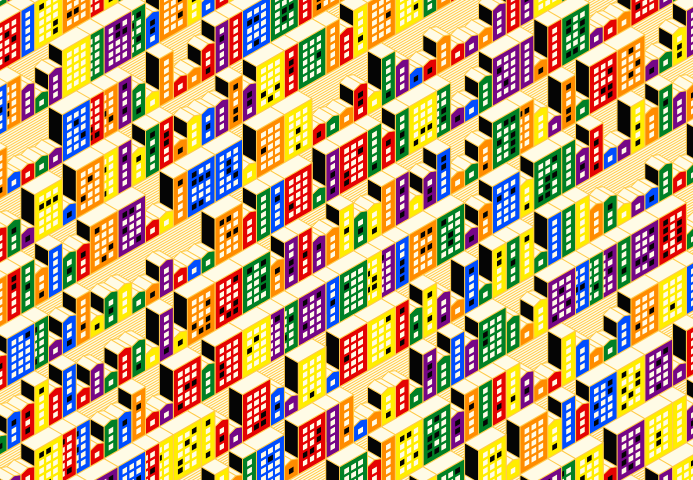
Frame 1 (no input)
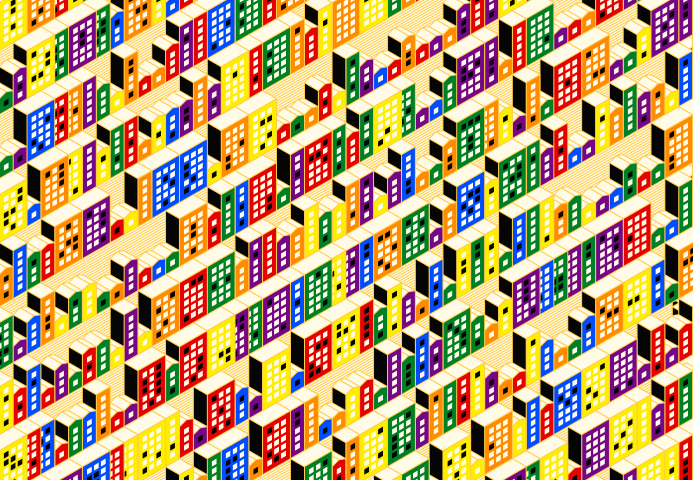
Frame 60 (no input)
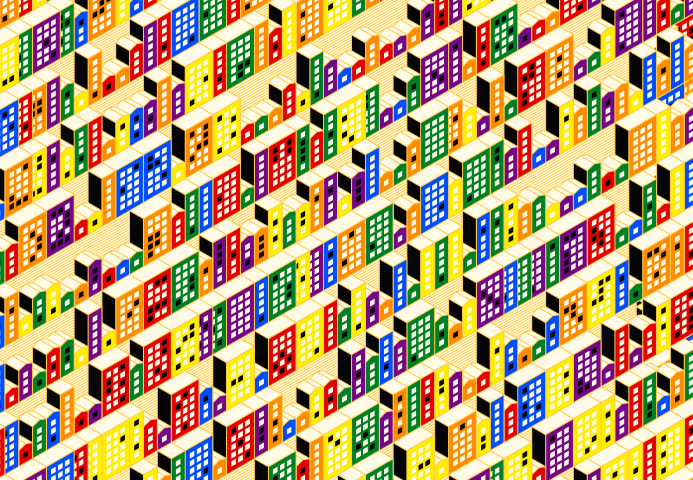
Frame 120 (the mouse pressed at the canvas centre since frame 60)

The p5.js sketch that drew these frames (run headless with seeded random() and noise() and a simulated clock; from frame 60 on, the mouse is pressed at the canvas centre):

// p5.js sketch
// ── sketch.js
let r = 16, h = r * Math.sqrt(3) / 2;
let occupancy = 4 / 5;
let buildings = [];
let bgLines = [];

function setup() {
	createCanvas(h*50, r*30);
	pixelDensity(2);
	strokeWeight(1);
	strokeJoin(ROUND);
	
	initBackgroundLines();
	initBuildings();
}

function draw() {
	background("#fffbe6");

	// Nền nghiêng vàng (các đường chéo động nhẹ)
	stroke("#ffcc4d");
	for (let bgLine of bgLines) {
		let y = bgLine.y + (frameCount * 0.5) % (r / 6);
		line(0, y, width, y - tan(PI / 6) * width);
	}

	// Vẽ và cập nhật toà nhà
	for (let b of buildings) {
		b.show();
		b.move();
	}
}

// -------------------------------
// 🚧 Khởi tạo các đường nền
function initBackgroundLines() {
	for (let y = r / 12 - height * 3 / 2; y < height * 2; y += r / 6) {
		bgLines.push({ y });
	}
}

// -------------------------------
// 🏢 Khởi tạo toàn bộ toà nhà
function initBuildings() {
	let prevCol;
	for (let y = r / 6 - height * 3 / 2; y < height * 2; y += 4 * r) {
		let x = width * 1.5 - h / 2;
		let yOffset = 0;
		while (x > -width / 2) {
			x -= h;
			yOffset -= r / 2;
			let col;
			do {
				col = random(["#E40303", "#FF8C00", "#FFED00", "#008026", "#004DFF", "#750787"]);
			} while (col == prevCol);
			prevCol = col;
			let type = random() < 0.5 ? 'house' : 'apartment';
			let large = random() < 0.5;
			let building = new Building(x, y + yOffset, type, large, col);
			buildings.push(building);
			yOffset += r;
		}
	}
}

// -------------------------------
// 🧱 Class Tòa nhà động
class Building {
	constructor(x, y, type, large, col) {
		this.x = x;
		this.y = y;
		this.type = type;
		this.large = large;
		this.col = col;
		this.speed =0.6;
	}

	move() {
		this.x -= this.speed;
		if (this.x < -2 * h) {
			this.x = width + 2 * h;
		}
	}

	show() {
		fill(this.col);
		if (this.type === 'house') {
			house(this.x, this.y, r, h, this.large);
		} else {
			apartment(this.x, this.y, r, h, this.large);
		}
	}
}

// -------------------------------
// 🏠 Hàm vẽ nhà
function house(x, y, r, h, tall) {
	let heightOffset = tall ? r : 0;

	beginShape();
	vertex(x, y - heightOffset);
	vertex(x, y + r);
	vertex(x + h, y + r / 2);
	vertex(x + h, y - r / 2 - heightOffset);
	vertex(x + h / 2, y - h / 2 - heightOffset);
	endShape(CLOSE);

	fill(5);
	beginShape();
	vertex(x, y - heightOffset);
	vertex(x - h, y - r / 2 - heightOffset);
	vertex(x - h, y + r / 2);
	vertex(x, y + r);
	endShape(CLOSE);

	fill("#fffbe6");
	beginShape();
	vertex(x + h / 2, y - h / 2 - heightOffset);
	vertex(x + h, y - r / 2 - heightOffset);
	vertex(x, y - r - heightOffset);
	vertex(x - h / 2, y - r / 2 - h / 2 - heightOffset);
	endShape(CLOSE);

	beginShape();
	vertex(x + h / 2, y - h / 2 - heightOffset);
	vertex(x - h / 2, y - r / 2 - h / 2 - heightOffset);
	vertex(x - h, y - r / 2 - heightOffset);
	vertex(x, y - heightOffset);
	endShape(CLOSE);

	let n = tall ? 3 : 1;
	push();
	noStroke();
	for (let j = 0; j < n; j++) {
		fill(random() < occupancy ? "#fffbe6" : 5);
		beginShape();
		vertex(x + h / 3, y + r / 3 - r / 6);
		vertex(x + h / 3, y + r * 2 / 3 - r / 6);
		vertex(x + 2 * h / 3, y + r / 2 - r / 6);
		vertex(x + 2 * h / 3, y + r / 6 - r / 6);
		endShape(CLOSE);
		translate(0, -r / 2);
	}
	pop();
}

// -------------------------------
// 🏢 Hàm vẽ apartment
function apartment(x, y, r, h, large) {
	let xWidthOffset = large ? h : 0;
	let yWidthOffset = large ? r / 2 : 0;

	beginShape();
	vertex(x, y - 2 * r);
	vertex(x, y + r);
	vertex(x + h + xWidthOffset, y + r / 2 - yWidthOffset);
	vertex(x + h + xWidthOffset, y - r / 2 - 2 * r - yWidthOffset);
	endShape(CLOSE);

	fill(5);
	beginShape();
	vertex(x, y - 2 * r);
	vertex(x - h, y - r / 2 - 2 * r);
	vertex(x - h, y + r / 2);
	vertex(x, y + r);
	endShape(CLOSE);

	fill("#fffbe6");
	beginShape();
	vertex(x, y - 2 * r);
	vertex(x + h + xWidthOffset, y - r / 2 - 2 * r - yWidthOffset);
	vertex(x + xWidthOffset, y - r - 2 * r - yWidthOffset);
	vertex(x - h, y - r / 2 - 2 * r);
	endShape(CLOSE);

	let m = large ? 3 : 1;
	push();
	noStroke();
	for (let i = 0; i < m; i++) {
		push();
		for (let j = 0; j < 5; j++) {
			fill(random() < occupancy ? "#fffbe6" : 5);
			beginShape();
			vertex(x + h / 3, y + r / 3 - r / 6);
			vertex(x + h / 3, y + r * 2 / 3 - r / 6);
			vertex(x + 2 * h / 3, y + r / 2 - r / 6);
			vertex(x + 2 * h / 3, y + r / 6 - r / 6);
			endShape(CLOSE);
			translate(0, -r / 2);
		}
		pop();
		translate(h / 2, -r / 4);
	}
	pop();
}
